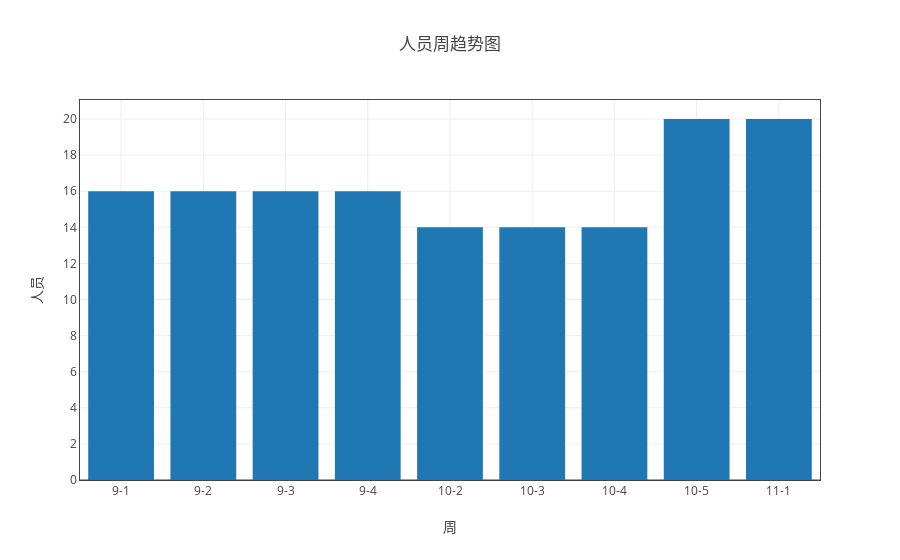

This figure's notebook cell:
### Markdown cell above
## 分析组整体人员情况

### Code cell
ss = myModule.format(all_df1 ,"日期（格式“月-周次”）" ,['人员'])
ss.groupby('count')
myModule.sort_by_index(ss.groupby('count'))
tt = myModule.myPlot(myModule.sort_by_index(ss.groupby('count')))
tt.plot('bar')

### Figure 1 — Plotly figure (JSON) as saved in the notebook; plotly's stock layout.template omitted (floating-point values rounded to 4 significant figures)
{"data": [{"name": "人员", "type": "bar", "uid": "b9a686ba-e638-11e8-8ddb-a41f72875c19", "x": ["9-1", "9-2", "9-3", "9-4", "10-2", "10-3", "10-4", "10-5", "11-1"], "y": [16, 16, 16, 16, 14, 14, 14, 20, 20]}], "layout": {"title": "人员周趋势图", "xaxis": {"mirror": "all", "nticks": 20, "showgrid": true, "showline": true, "title": "周", "type": "category", "zeroline": true}, "yaxis": {"mirror": "all", "nticks": 20, "showgrid": true, "showline": true, "title": "人员", "zeroline": true}}}
